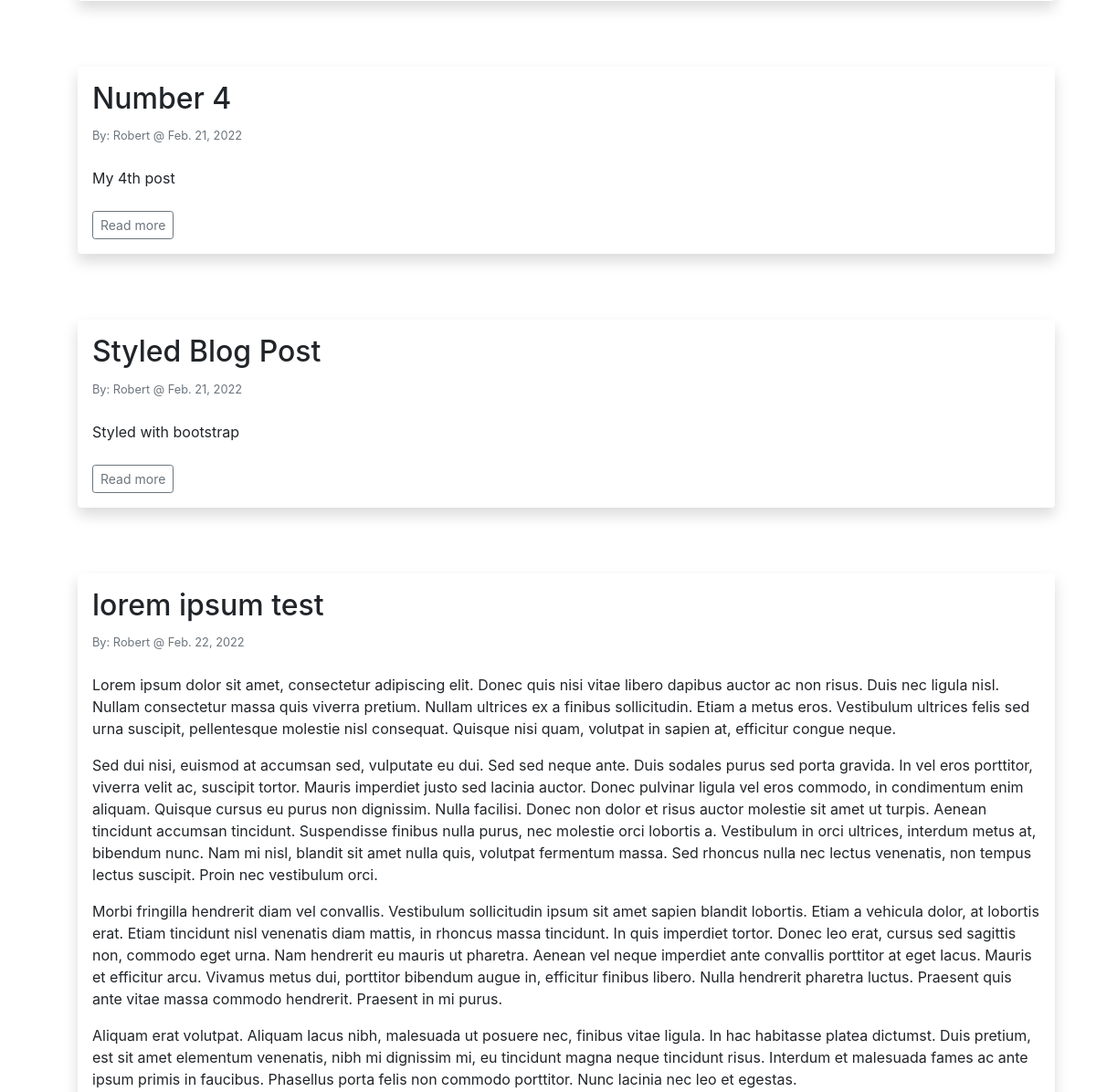
Before: /category/general/ (middle part) with the older database file.
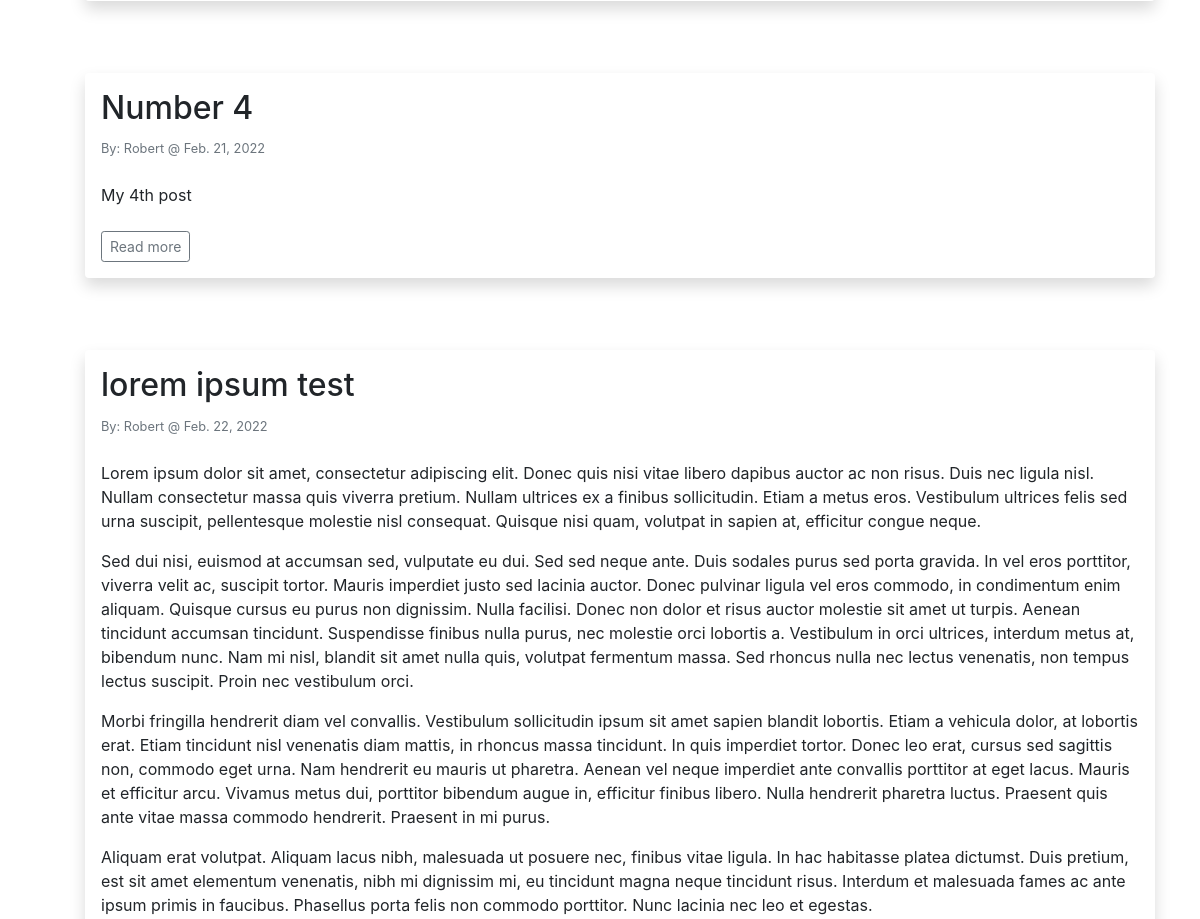
After: the same page with the newer database file.
### theblog/models.py (models this page shows, shortened)
class Post(models.Model):
    title = models.CharField(max_length=255, blank=True)
    header_image = models.ImageField(null=True, blank=True, upload_to='images/')
    title_tag = models.CharField(max_length=255)
    author = models.ForeignKey(User, on_delete=models.CASCADE)
    body = RichTextField(blank=True, null=True)
    post_date = models.DateField(auto_now_add=True)
    category = models.CharField(max_length=255, default='general')
    snippet = models.CharField(max_length=255)
    likes = models.ManyToManyField(User, related_name='blog_posts')

### theblog/views.py (the view)
# urls.py: path('category/<str:cats>/', CategoryView, name='category'),
def CategoryView(request, cats):
    category_post = Post.objects.filter(category=cats.replace('-', ' '))
    return render(request, 'categories.html', {'cats': cats.title().replace('-', ' '), 'category_post': category_post})

### theblog/templates/categories.html (shortened to what this page needs)
{% extends 'base.html' %}
{% block content %}
{% if category_post %}
    <br/>
    <ul>
    {% for post in category_post %}
    <div class="shadow p-3 mb-5 bg-body rounded">
        <h2>{{ post.title }}</h2>
        <small class="text-muted">By: {{ post.author.first_name }} @ {{ post.post_date }}</small>
        <br/><br/>
        {{ post.body|safe }}<br/><br/>
        <a href="{% url 'article-detail'  post.pk %}" class="btn btn-outline-secondary btn-sm">Read more</a>
    </div>
        <br/>
    {% endfor %}
    </ul>
{% else %}
    <h1>No posts found</h1>
{% endif %}
{% endblock %}

Changed rows visible on the page:
removed Post: title "Styled Blog Post", author.first_name "Robert", post_date "Feb. 21, 2022", body "Styled with bootstrap"
